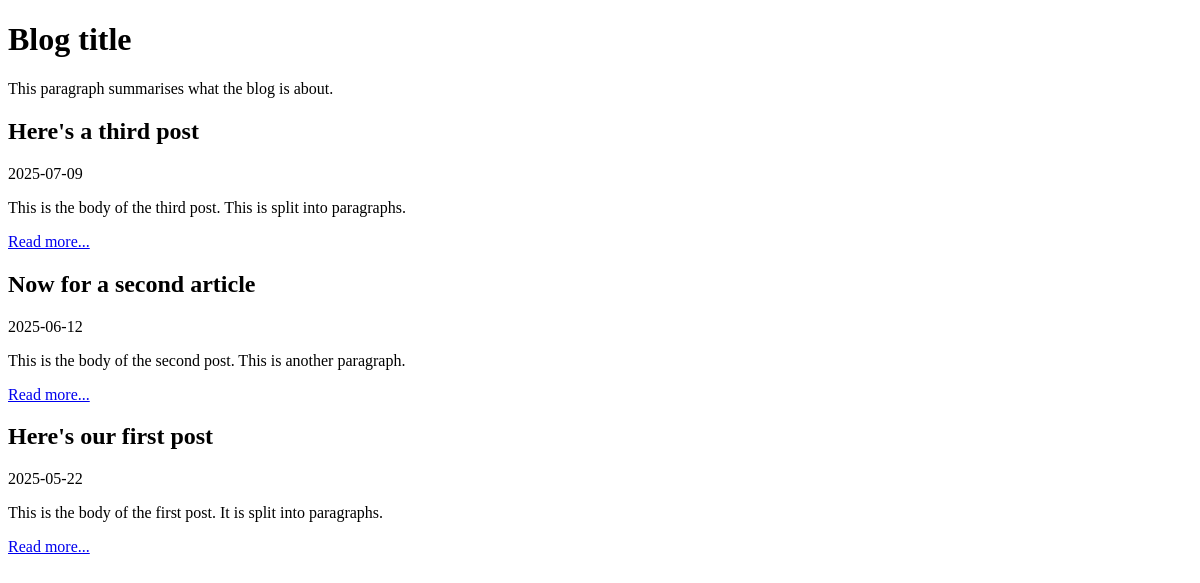
Before: / with the older database file.
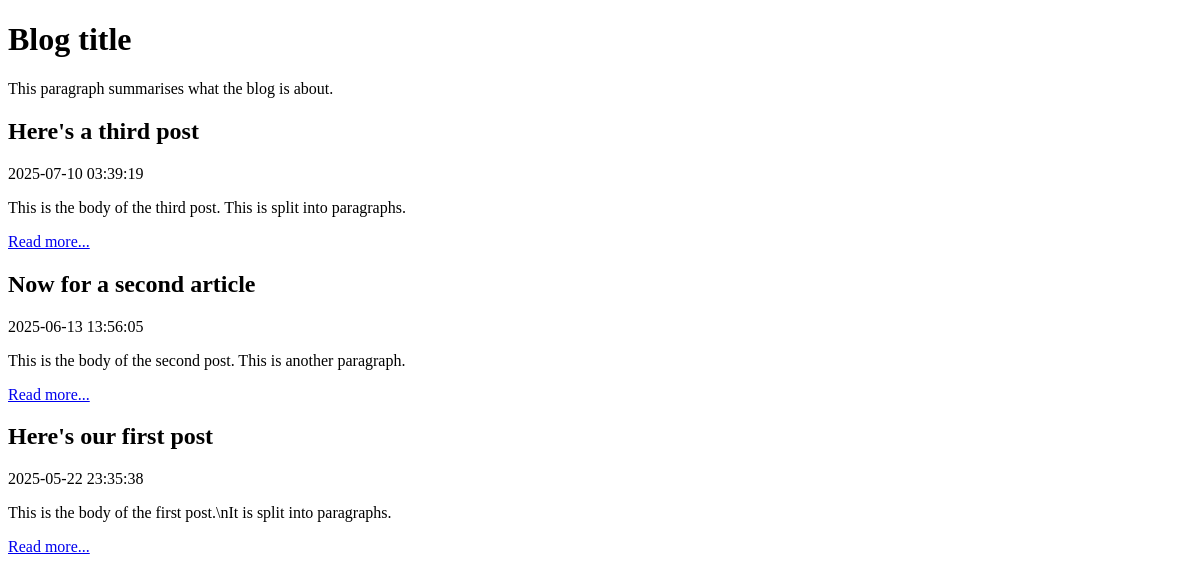
After: the same page with the newer database file.
### tables this page shows
CREATE TABLE post (
    id INTEGER PRIMARY KEY AUTOINCREMENT NOT NULL,
    title VARCHAR NOT NULL,
    body VARCHAR NOT NULL,
    user_id INTEGER NOT NULL,
    created_at VARCHAR NOT NULL,
    updated_at VARCHAR
);

### index.php (the view, shortened to what this page needs)
<?php
$root = __DIR__;
$database = $root . '/data/data.sqlite';
$dsn = 'sqlite:' . $database;
try{
$pdo = new PDO($dsn);
$stmt = $pdo->query(
    'SELECT
        title, created_at, body
    FROM
        post
    ORDER BY
        created_at DESC'
);
}catch(PDOException $e){
die('Database error: ' . $e->getMessage());
};
?>
<!DOCTYPE html>
<html lang="en">
    <head>
        </head>
    <body>
    <header>
                <h1>Blog title</h1>
        <p>This paragraph summarises what the blog is about.</p>
        </header>
        <?php while ($row = $stmt->fetch(PDO::FETCH_ASSOC)): ?>
            <h2>
                <?php echo htmlspecialchars($row['title'], ENT_HTML5, 'UTF-8') ?>
            </h2>
            <div>
                <?php echo $row['created_at'] ?>
            </div>
            <p>
                <?php echo htmlspecialchars($row['body'], ENT_HTML5, 'UTF-8') ?>
            </p>
            <p>
                <a href="#">Read more...</a>
            </p>
        <?php endwhile ?>
    </body>
</html>

Changed rows visible on the page:
changed post "Here's a third post": created_at "2025-07-09" → "2025-07-10 03:39:19"
changed post "Now for a second article": created_at "2025-06-12" → "2025-06-13 13:56:05"
changed post "Here's our first post": created_at "2025-05-22" → "2025-05-22 23:35:38"; body "This is the body of the first post. It is split into paragraphs." → "This is the body of the first post.\\nIt is split into paragraphs."
